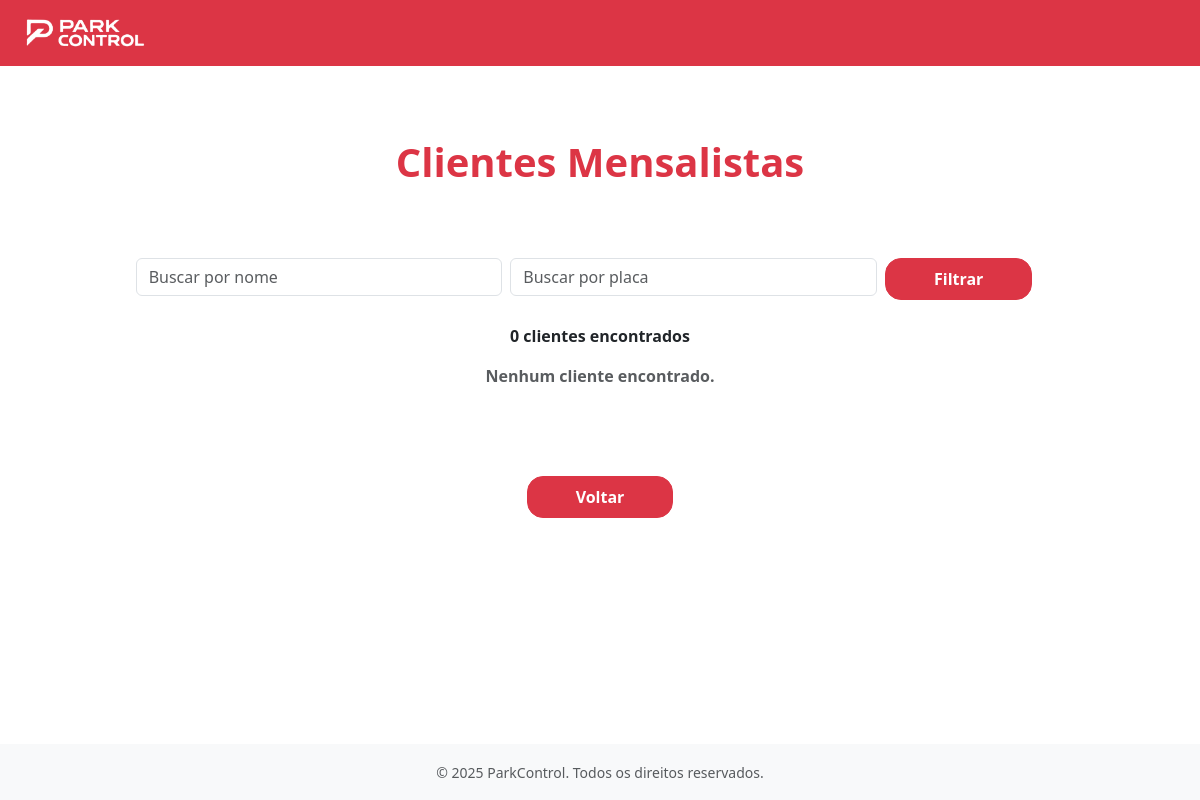
The page /clientes/mensalistas/ on the database as committed earlier.
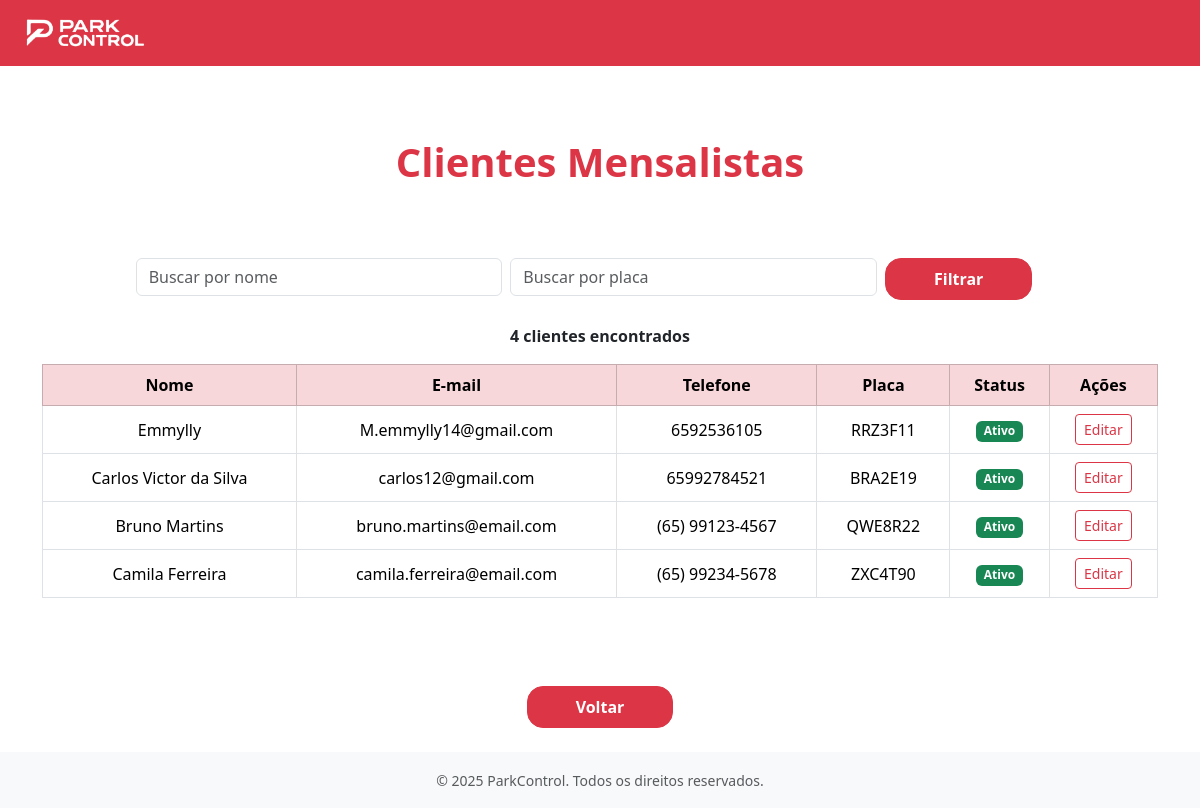
The same page on the database as committed later.
### apps/clientes/models.py (models this page shows, shortened)
class Mensalista(models.Model):
    nome = models.CharField(max_length=100)
    telefone = models.CharField(
        max_length=15,
        validators=[
            RegexValidator(
                r'^\(?\d{2}\)?[-.\s]?\d{4,5}[-.\s]?\d{4}$',
                'Telefone no formato inválido (ex: (65) 99999-9999)'
            )
        ]
    )
    email = models.EmailField(max_length=100)
    plano = models.ForeignKey(Planos, on_delete=models.PROTECT, related_name='mensalistas')
    placa = models.CharField(
        max_length=10,
        unique=True,
        validators=[
            RegexValidator(
                r'^[A-Z]{3}[0-9][A-Z][0-9]{2}$',
                'Placa no formato inválido (ex: ABC1D23 - padrão Mercosul)'
            )
        ]
    )
    ativo = models.BooleanField(default=True)

### apps/clientes/views.py (the view)
# urls.py: path('mensalistas/', views.cliente_mensalista_view, name='cliente_mensalista'),
def cliente_mensalista_view(request):
    mensalistas = Mensalista.objects.all()
    query_nome = request.GET.get('nome', '')
    query_placa = request.GET.get('placa', '')
    if query_nome:
        mensalistas = mensalistas.filter(nome__icontains=query_nome)
    if query_placa:
       mensalistas = mensalistas.filter(placa__icontains=query_placa)
    return render(request, 'clientes/cliente_mensalista.html', {'mensalistas': mensalistas, 'query_nome': query_nome, 'query_placa': query_placa})

### apps/clientes/templates/clientes/cliente_mensalista.html (shortened to what this page needs)
{% extends "base.html" %}
{% load static %}
{% block content %}
<main class="flex-grow-1 d-flex flex-column justify-content-center align-items-center py-5">
    <h1 class="text-danger fw-bold mb-5">Clientes Mensalistas</h1>
    <div class="container mt-4">
        <form method="GET" class="row g-2 mb-4 justify-content-center">
            <div class="col-md-4">
                <input type="text" name="nome" class="form-control" placeholder="Buscar por nome" value="{{ request.GET.nome }}">
            </div>
            <div class="col-md-4">
                <input type="text" name="placa" class="form-control" placeholder="Buscar por placa" value="{{ request.GET.placa }}">
            </div>
            <div class="col-md-2">
                <button type="submit" class="btn btn-danger px-5 py-2 rounded-4 fw-bold">Filtrar</button>
            </div>
        </form>
        <p class="text-center fw-bold">
            {{ mensalistas|length }} cliente{{ mensalistas|length|pluralize }} encontrado{{ mensalistas|length|pluralize }}
        </p>
        <div class="table-responsive">
            {% if mensalistas %}
            <table class="table table-bordered text-center align-middle">
                <thead class="table-danger">
                    <tr>
                        <th>Nome</th>
                        <th>E-mail</th>
                        <th>Telefone</th>
                        <th>Placa</th>
                        <th>Status</th>
                        <th>Ações</th>
                    </tr>
                </thead>
                <tbody>
                    {% for cliente in mensalistas %}
                    <tr>
                        <td>{{ cliente.nome }}</td>
                        <td>{{ cliente.email }}</td>
                        <td>{{ cliente.telefone }}</td>
                        <td>{{ cliente.placa }}</td>
                        <td>
                            {% if cliente.ativo %}
                                <span class="badge bg-success">Ativo</span>
                            {% else %}
                                <span class="badge bg-secondary">Inativo</span>
                            {% endif %}
                        </td>
                        <td>
                            <a href="{% url 'clientes:editar_mensalista' pk=cliente.pk %}" class="btn btn-outline-danger btn-sm">Editar</a>
                        </td>
                    </tr>
                    {% empty %}
                    <tr>
                        <td colspan="6">Nenhum cliente encontrado.</td>
                    </tr>
                    {% endfor %}
                </tbody>
            </table>
            {% else %}
            <p class="text-center fw-bold text-muted">Nenhum cliente encontrado.</p>
            {% endif %}
        </div>
    </div>
</main>
<footer class="text-center mt-4">
    {% if user.is_superuser %}
        <a href="{% url 'usuarios:gerencia_cliente' %}" class="btn btn-danger px-5 py-2 rounded-4 fw-bold">Voltar</a>
    {% else %}
        <a href="{% url 'frentistas:gerenciar_clientes' %}" class="btn btn-danger px-5 py-2 rounded-4 fw-bold">Voltar</a>
    {% endif %}
</footer>
{% endblock %}

Rows that differ between the two databases and show on the page:
added Mensalista: nome "Emmylly", email "M.emmylly14@gmail.com", telefone "6592536105", placa "RRZ3F11", ativo "Ativo"
added Mensalista: nome "Carlos Victor da Silva", email "carlos12@gmail.com", telefone "65992784521", placa "BRA2E19", ativo "Ativo"
added Mensalista: nome "Bruno Martins", email "bruno.martins@email.com", telefone "(65) 99123-4567", placa "QWE8R22", ativo "Ativo"
added Mensalista: nome "Camila Ferreira", email "camila.ferreira@email.com", telefone "(65) 99234-5678", placa "ZXC4T90", ativo "Ativo"
Other text that changed with them:
{{ mensalistas|length }}: "0" → "4"
text no longer shown: "Nenhum cliente encontrado."
text now shown: "Nome E-mail Telefone Placa Status Ações"
